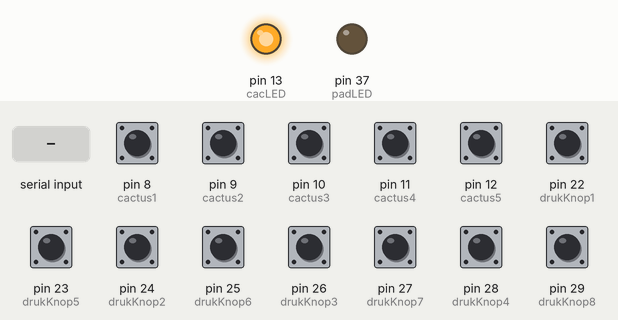
Recording of a sketch running on a simulated Arduino Mega 2560, built with avr-gcc and run on an emulated ATmega2560. Shown: output pins drawn as LEDs (lit = HIGH). The test bench sets the inputs (shaded band); at power-on: pin 8 (cactus1), pin 9 (cactus2), pin 10 (cactus3), pin 11 (cactus4), pin 12 (cactus5), pin 22 (drukKnop1), pin 23 (drukKnop5), pin 24 (drukKnop2), pin 25 (drukKnop6), pin 26 (drukKnop3), pin 27 (drukKnop7), pin 28 (drukKnop4), pin 29 (drukKnop8) HIGH. What the sketch prints to the serial monitor is not drawn.

Above: at 1.2 s.
1.3 s: pin 26 (drukKnop3) pulled LOW for 0.15 s
2.9 s: pin 28 (drukKnop4) pulled LOW for 0.15 s
4.5 s: "90,45\n" received over Serial
Timing chart, 0 to 7.5 s (numbered marks = the images above; inputs shaded):
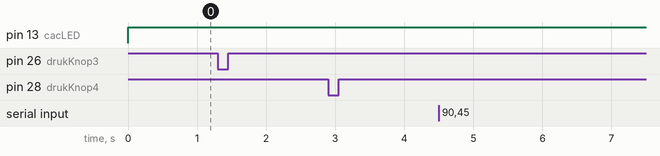

Measured:
- after the input at 1.3 s, every drawn part: stays the same
- after the input at 2.9 s, every drawn part: stays the same
- after the input at 4.5 s, every drawn part: stays the same

The sketch:

ConcenzorA_V8_EindexamenMega1.ino
```cpp
int zone = 0; //incomming byte from UNO
int zone2 = 0;
char mystr[1];
char mysts[1];

//#002 paddenstoel
int LDR1 = A2;
int LDR2 = A3;
int padDruk = 36;
int padLED = 37;

int paddenstoel1;
int paddenstoel2;
bool padKnopje;
bool padPresstate;

//#010 Cactus
int cacLED = 13;
int cactus1 = 8;
int cactus2 = 9;
int cactus3 = 10;
int cactus4 = 11;
int cactus5 = 12;

int au1;
int au2;
int au3;
int au4;
int au5;
int oldau1;
int oldau2;
int oldau3;
int oldau4;
int oldau5;

//#018 Drukknopjes
#define drukKnop1 22
#define drukKnop2 24
#define drukKnop3 26
#define drukKnop4 28
#define drukKnop5 23
#define drukKnop6 25
#define drukKnop7 27
#define drukKnop8 29

bool d;
bool e;
bool f;
bool g;
bool h;
bool i;
bool j;
bool k;
bool presstate1 = 0;
bool presstate2 = 0;
bool presstate3 = 0;
bool presstate4 = 0;
bool presstate5 = 0;
bool presstate6 = 0;
bool presstate7 = 0;
bool presstate8 = 0;


//-----------------------------------------
//----------------Setup--------------------
//-----------------------------------------
void setup() {
  Serial.begin(115200);
  pinMode(padDruk, INPUT_PULLUP);
  pinMode(padLED, OUTPUT);
  digitalWrite(padLED, HIGH);
  digitalWrite(padKnopje, HIGH);


  //#002 paddenstoel
  pinMode(LDR1, INPUT);
  pinMode(LDR2, INPUT);
  pinMode(padDruk, INPUT_PULLUP);
  pinMode(padLED, OUTPUT);
  digitalWrite(padLED, LOW);

  //#010 Cactus
  pinMode (cactus1, INPUT_PULLUP);
  pinMode (cactus2, INPUT_PULLUP);
  pinMode (cactus3, INPUT_PULLUP);
  pinMode (cactus4, INPUT_PULLUP);
  pinMode (cactus5, INPUT_PULLUP);
  pinMode (cacLED, OUTPUT);
  digitalWrite(cacLED, LOW);

  //#018
  pinMode(drukKnop1, INPUT_PULLUP);
  pinMode(drukKnop2, INPUT_PULLUP);
  pinMode(drukKnop3, INPUT_PULLUP);
  pinMode(drukKnop4, INPUT_PULLUP);
  pinMode(drukKnop5, INPUT_PULLUP);
  pinMode(drukKnop6, INPUT_PULLUP);
  pinMode(drukKnop7, INPUT_PULLUP);
  pinMode(drukKnop8, INPUT_PULLUP);
}

//-----------------------------------------
//----------------LOOP---------------------
//-----------------------------------------
void loop() {

  if (Serial.available() > 0) {
    zone = Serial.parseInt();
    Serial.print("zone ");
    Serial.println(zone);
    delay(200);
  }


  /*
    zone = Serial.readBytes(mystr, 2);
    Serial.println(zone);
    delay(200);
  */
 drukknopjes();
 cactus();
  //Serial.print("zone ");
  //Serial.println(zone);


}

//-----------------------------------------
//----------------Functies-----------------
//-----------------------------------------
void Paddenstoel () {

  paddenstoel1 = analogRead(LDR1);
  Serial.print("P1 ");
  Serial.print(zone);
  Serial.print(" ");
  Serial.println(paddenstoel1);

  paddenstoel2 = analogRead(LDR2);
  Serial.print("P2 ");
  Serial.print(zone);
  Serial.print(" ");
  Serial.println(paddenstoel2);


  padKnopje = digitalRead(padDruk);
  if (padKnopje == HIGH && padPresstate == 0) {
    digitalWrite(padLED, HIGH);
    Serial.print("x ");
    Serial.print(zone);
    Serial.println("01");
    padPresstate = 1;
  }
  else if (padKnopje == LOW && padPresstate == 1) {
    digitalWrite(padLED, LOW);
    Serial.print("x ");
    Serial.print(zone);
    Serial.println("00");
    padPresstate = 0;
  }
}

void cactus() {
  digitalWrite (cacLED, HIGH);
  au1 = digitalRead(cactus1);
  if (au1 != oldau1) {
    if (au1 == HIGH) {
      Serial.print("C3 ");
      Serial.print(zone);
      Serial.println(" 1");
    }
    else {
      Serial.print("C3 ");
      Serial.print(zone);
      Serial.println(" 0");
    }
    oldau1 = au1;
  }

  au2 = digitalRead(cactus2);
  if (au2 != oldau2) {
    if (au2 == HIGH) {
      Serial.print("C4 ");
      Serial.print(zone);
      Serial.println(" 1");
    }
    else {
      Serial.print("C4 ");
      Serial.print(zone);
      Serial.println(" 0");
    }
    oldau2 = au2;
  }

  au3 = digitalRead(cactus3);
  if (au3 != oldau3) {
    if (au3 == HIGH) {
      Serial.print("C5 ");
      Serial.print(zone);
      Serial.println(" 1");
    }
    else {
      Serial.print("C5 ");
      Serial.print(zone);
      Serial.println(" 0");
    }
    oldau3 = au3;
  }

  au4 = digitalRead(cactus4);
  if (au4 != oldau4) {
    if (au4 == HIGH) {
      Serial.print("C1 ");
      Serial.print(zone);
      Serial.println(" 1");
    }
    else {
      Serial.print("C1 ");
      Serial.print(zone);
      Serial.println(" 0");
    }
    oldau4 = au4;
  }

  au5 = digitalRead(cactus5);
  if (au5 != oldau5) {
    if (au5 == HIGH) {
      Serial.print("C2 ");
      Serial.print(zone);
      Serial.println(" 1");
    }
    else {
      Serial.print("C2 ");
      Serial.print(zone);
      Serial.println(" 0");
    }
    oldau5 = au5;
  }
}

void drukknopjes(){
  d = digitalRead(drukKnop1);
  e = digitalRead(drukKnop2);
  f = digitalRead(drukKnop3);
  g = digitalRead(drukKnop4);

  h = digitalRead(drukKnop5);
  i = digitalRead(drukKnop6);
  j = digitalRead(drukKnop7);
  k = digitalRead(drukKnop8);

  if (d && !presstate1) {
    Serial.print("d ");
    Serial.print(zone);
    Serial.println("01");
    presstate1 = !presstate1;
  } else if (!d && presstate1) {
    Serial.print("d ");
    Serial.print(zone); // zone
    Serial.println("00"); // status
    presstate1 = !presstate1;
  }

  if (e && !presstate2) {
    Serial.print("e ");
    Serial.print(zone);
    Serial.println("01");
    presstate2 = !presstate2;
  } else if (!e && presstate2) {
    Serial.print("e ");
    Serial.print(zone); // zone
    Serial.println("00"); // status
    presstate2 = !presstate2;
  }

  if (!f && !presstate3) {
    Serial.print("f ");
    Serial.print(zone);
    Serial.println("01");
    presstate3 = !presstate3;
  } else if (f && presstate3) {
    Serial.print("f ");
    Serial.print(zone); // zone
    Serial.println("00"); // status
    presstate3 = !presstate3;
  }
  if (!g && !presstate4) {
    Serial.print("g ");
    Serial.print(zone);
    Serial.println("01");
    presstate4 = !presstate4;
  } else if (g && presstate4) {
    Serial.print("g ");
    Serial.print(zone); // zone
    Serial.println("00"); // status
    presstate4 = !presstate4;
  }

  if (h && !presstate5) {
    Serial.print("h ");
    Serial.print(zone);
    Serial.println("01");
    presstate5 = !presstate5;
  } else if (!h && presstate5) {
    Serial.print("h ");
    Serial.print(zone); // zone
    Serial.println("00"); // status
    presstate5 = !presstate5;
  }

  if (i && !presstate6) {
    Serial.print("i ");
    Serial.print(zone);
    Serial.println("01");
    presstate6 = !presstate6;
  } else if (!i && presstate6) {
    Serial.print("i ");
    Serial.print(zone); // zone
    Serial.println("00"); // status
    presstate6 = !presstate6;
  }


  if (j && !presstate7) {
    Serial.print("j ");
    Serial.print(zone);
    Serial.println("01");
    presstate7 = !presstate7;
  } else if (!j && presstate7) {
    Serial.print("j ");
    Serial.print(zone); // zone
    Serial.println("00"); // status
    presstate7 = !presstate7;
  }
  if (!k && !presstate8) {
    Serial.print("k ");
    Serial.print(zone);
    Serial.println("01");
    presstate8 = !presstate8;
  } else if (k && presstate8) {
    Serial.print("k ");
    Serial.print(zone); // zone
    Serial.println("00"); // status
    presstate8 = !presstate8;
  }
}
```
